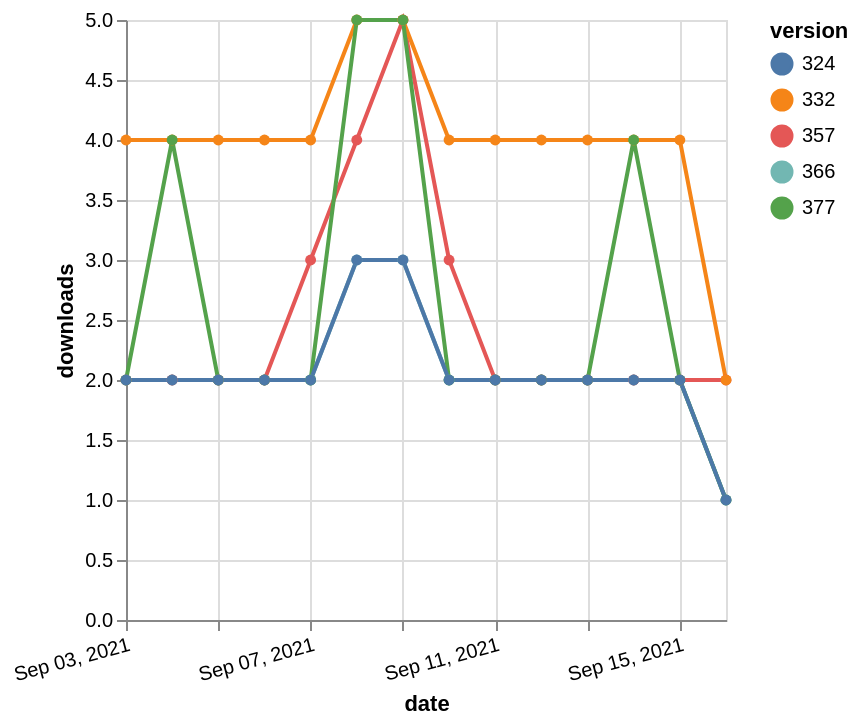

The specification (Vega-Lite) saved for this image:
### Vega-Lite specification from a JSON file in a GitHub repository (floating-point values rounded to 4 significant figures)
{"$schema": "https://vega.github.io/schema/vega-lite/v5.json", "description": "A simple bar chart with embedded data.", "data": {"values": [{"date": "2021-09-03", "total": 2290, "delta": 2, "version": "366"}, {"date": "2021-09-04", "total": 2292, "delta": 2, "version": "366"}, {"date": "2021-09-05", "total": 2294, "delta": 2, "version": "366"}, {"date": "2021-09-06", "total": 2296, "delta": 2, "version": "366"}, {"date": "2021-09-07", "total": 2298, "delta": 2, "version": "366"}, {"date": "2021-09-08", "total": 2301, "delta": 3, "version": "366"}, {"date": "2021-09-09", "total": 2304, "delta": 3, "version": "366"}, {"date": "2021-09-10", "total": 2306, "delta": 2, "version": "366"}, {"date": "2021-09-11", "total": 2308, "delta": 2, "version": "366"}, {"date": "2021-09-12", "total": 2310, "delta": 2, "version": "366"}, {"date": "2021-09-13", "total": 2312, "delta": 2, "version": "366"}, {"date": "2021-09-14", "total": 2314, "delta": 2, "version": "366"}, {"date": "2021-09-15", "total": 2316, "delta": 2, "version": "366"}, {"date": "2021-09-16", "total": 2317, "delta": 1, "version": "366"}, {"date": "2021-09-03", "total": 2868, "delta": 2, "version": "357"}, {"date": "2021-09-04", "total": 2870, "delta": 2, "version": "357"}, {"date": "2021-09-05", "total": 2872, "delta": 2, "version": "357"}, {"date": "2021-09-06", "total": 2874, "delta": 2, "version": "357"}, {"date": "2021-09-07", "total": 2877, "delta": 3, "version": "357"}, {"date": "2021-09-08", "total": 2881, "delta": 4, "version": "357"}, {"date": "2021-09-09", "total": 2886, "delta": 5, "version": "357"}, {"date": "2021-09-10", "total": 2889, "delta": 3, "version": "357"}, {"date": "2021-09-11", "total": 2891, "delta": 2, "version": "357"}, {"date": "2021-09-12", "total": 2893, "delta": 2, "version": "357"}, {"date": "2021-09-13", "total": 2895, "delta": 2, "version": "357"}, {"date": "2021-09-14", "total": 2897, "delta": 2, "version": "357"}, {"date": "2021-09-15", "total": 2899, "delta": 2, "version": "357"}, {"date": "2021-09-16", "total": 2901, "delta": 2, "version": "357"}, {"date": "2021-09-03", "total": 4878, "delta": 4, "version": "332"}, {"date": "2021-09-04", "total": 4882, "delta": 4, "version": "332"}, {"date": "2021-09-05", "total": 4886, "delta": 4, "version": "332"}, {"date": "2021-09-06", "total": 4890, "delta": 4, "version": "332"}, {"date": "2021-09-07", "total": 4894, "delta": 4, "version": "332"}, {"date": "2021-09-08", "total": 4899, "delta": 5, "version": "332"}, {"date": "2021-09-09", "total": 4904, "delta": 5, "version": "332"}, {"date": "2021-09-10", "total": 4908, "delta": 4, "version": "332"}, {"date": "2021-09-11", "total": 4912, "delta": 4, "version": "332"}, {"date": "2021-09-12", "total": 4916, "delta": 4, "version": "332"}, {"date": "2021-09-13", "total": 4920, "delta": 4, "version": "332"}, {"date": "2021-09-14", "total": 4924, "delta": 4, "version": "332"}, {"date": "2021-09-15", "total": 4928, "delta": 4, "version": "332"}, {"date": "2021-09-16", "total": 4930, "delta": 2, "version": "332"}, {"date": "2021-09-03", "total": 2117, "delta": 2, "version": "377"}, {"date": "2021-09-04", "total": 2121, "delta": 4, "version": "377"}, {"date": "2021-09-05", "total": 2123, "delta": 2, "version": "377"}, {"date": "2021-09-06", "total": 2125, "delta": 2, "version": "377"}, {"date": "2021-09-07", "total": 2127, "delta": 2, "version": "377"}, {"date": "2021-09-08", "total": 2132, "delta": 5, "version": "377"}, {"date": "2021-09-09", "total": 2137, "delta": 5, "version": "377"}, {"date": "2021-09-10", "total": 2139, "delta": 2, "version": "377"}, {"date": "2021-09-11", "total": 2141, "delta": 2, "version": "377"}, {"date": "2021-09-12", "total": 2143, "delta": 2, "version": "377"}, {"date": "2021-09-13", "total": 2145, "delta": 2, "version": "377"}, {"date": "2021-09-14", "total": 2149, "delta": 4, "version": "377"}, {"date": "2021-09-15", "total": 2151, "delta": 2, "version": "377"}, {"date": "2021-09-16", "total": 2152, "delta": 1, "version": "377"}, {"date": "2021-09-03", "total": 2548, "delta": 2, "version": "324"}, {"date": "2021-09-04", "total": 2550, "delta": 2, "version": "324"}, {"date": "2021-09-05", "total": 2552, "delta": 2, "version": "324"}, {"date": "2021-09-06", "total": 2554, "delta": 2, "version": "324"}, {"date": "2021-09-07", "total": 2556, "delta": 2, "version": "324"}, {"date": "2021-09-08", "total": 2559, "delta": 3, "version": "324"}, {"date": "2021-09-09", "total": 2562, "delta": 3, "version": "324"}, {"date": "2021-09-10", "total": 2564, "delta": 2, "version": "324"}, {"date": "2021-09-11", "total": 2566, "delta": 2, "version": "324"}, {"date": "2021-09-12", "total": 2568, "delta": 2, "version": "324"}, {"date": "2021-09-13", "total": 2570, "delta": 2, "version": "324"}, {"date": "2021-09-14", "total": 2572, "delta": 2, "version": "324"}, {"date": "2021-09-15", "total": 2574, "delta": 2, "version": "324"}, {"date": "2021-09-16", "total": 2575, "delta": 1, "version": "324"}]}, "width": "container", "mark": {"type": "line", "point": {"filled": true}}, "encoding": {"x": {"field": "date", "type": "temporal", "timeUnit": "yearmonthdate", "title": "date", "axis": {"labelAngle": -15}}, "y": {"field": "delta", "type": "quantitative", "title": "downloads"}, "color": {"field": "version", "type": "nominal"}, "tooltip": {"field": "delta"}}}
